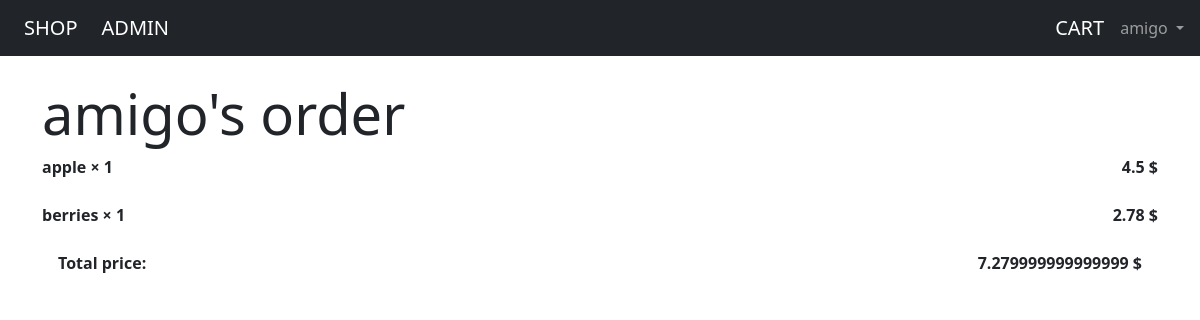
The app's page /admin_page/manage_orders/7/ (signed in) with its own data.
### users_app/models.py (models this page shows, shortened)
class CustomUser(AbstractUser):
    phone_number = PhoneNumberField(null=False, unique=True, blank=False)
    is_admin = BooleanField(default=False)

### main_app/models.py (models this page shows, shortened)
class Order(Model):
    user = ForeignKey(settings.AUTH_USER_MODEL, on_delete=CASCADE, related_name="orders")
    def total_price(self):
        return sum(item.total_price() for item in self.items.all())

class OrderItem(Model):
    order = ForeignKey(Order, on_delete=CASCADE, related_name="items")
    product = ForeignKey(Product, on_delete=CASCADE)
    quantity = PositiveIntegerField(default=1)
    def total_price(self):
        return self.product.price * self.quantity

class Product(Model):
    name = CharField(max_length=100)
    description = TextField()
    price = FloatField()

### admin_app/views.py (the view)
# urls.py: path('manage_orders/<int:pk>/', OrderView.as_view()),
class OrderView(LoginRequiredMixin, DetailView):
    login_url = 'login'
    model = Order
    context_object_name = 'order'
    template_name = "view_order.html"

### templates/view_order.html
{% extends 'admin_base.html' %}
{% block allowed_content %}
    <div class="jumbotron">
        <h1 class="display-4">{{ order.user.username }}'s order</h1>
    </div>
    {% for item in order.items.all %}
        <div class="card-header d-flex justify-content-between">
            <b><span class="font-weight-bold">{{ item.product.name }} × {{ item.quantity }}</span></b>
            <b><span class="font-weight-bold">{{ item.total_price }} $</span></b>
        </div>
        <br/>
    {% endfor %}
    <div class="d-flex justify-content-between">
        <b><span class="font-weight-bold ms-3">Total price:</span></b>
        <b><span class="font-weight-bold me-3">{{ order.total_price }} $</span></b>
    </div>
{% endblock %}

### templates/base.html (shortened to what this page needs)
<!DOCTYPE html>
<html lang="en">
<head>
    {% load bootstrap5 %}
    {% bootstrap_css %}
    <title>{% block title %}Shop{% endblock title %}</title></head>
<body>
<nav class="navbar navbar-expand-md navbar-dark bg-dark mb-4">
    <a class="navbar-brand ms-4" href="{% url 'home' %}">SHOP</a>
    {% if user.is_authenticated and user.is_admin %}
        <a class="navbar-brand ms-2" href="{% url 'admin_page' %}">ADMIN</a>
    {% endif %}
    <div class="collapse navbar-collapse" id="navbarCollapse">
        {% if user.is_authenticated %}
            <a class="navbar-brand ms-auto me-2" href="{% url "cart" %}">CART</a>
            <ul class="navbar-nav me-2">
                <li class="nav-item">
                    <a class="nav-link dropdown-toggle" href="#" id="userMenu" data-bs-toggle="dropdown"
                       aria-haspopup="true" aria-expanded="false">
                        {{ user.username }}
                    </a>
                </li>
            </ul>
        {% else %}
            <form class="form-inline ms-auto">
                <a href="{% url 'login' %}" class="btn btn-outline-secondary">Log in</a>
                <a href="{% url 'signup' %}" class="btn btn-primary ms-2 me-2">Sign up</a>
            </form>
        {% endif %}
    </div>
</nav>
<div class="container">
    {% block content %}
    {% endblock %}
</div>
</body>
</html>

### records on screen
CustomUser: username "amigo"
Order: user.username "amigo", total_price "7.279999999999999"
OrderItem: product.name "apple", quantity "1", total_price "4.5"
OrderItem: product.name "berries", quantity "1", total_price "2.78"
